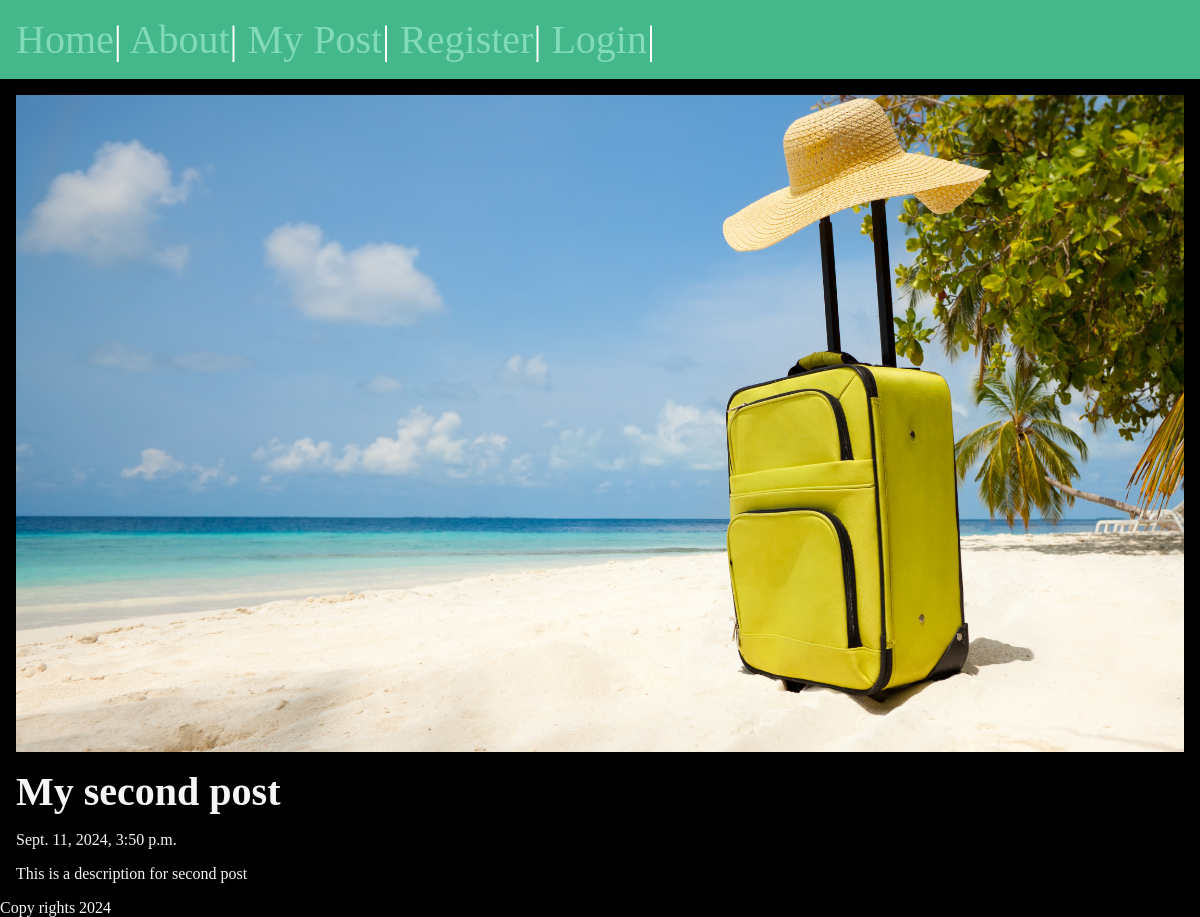
/posts/second-post, run on an earlier commit of the app's database.
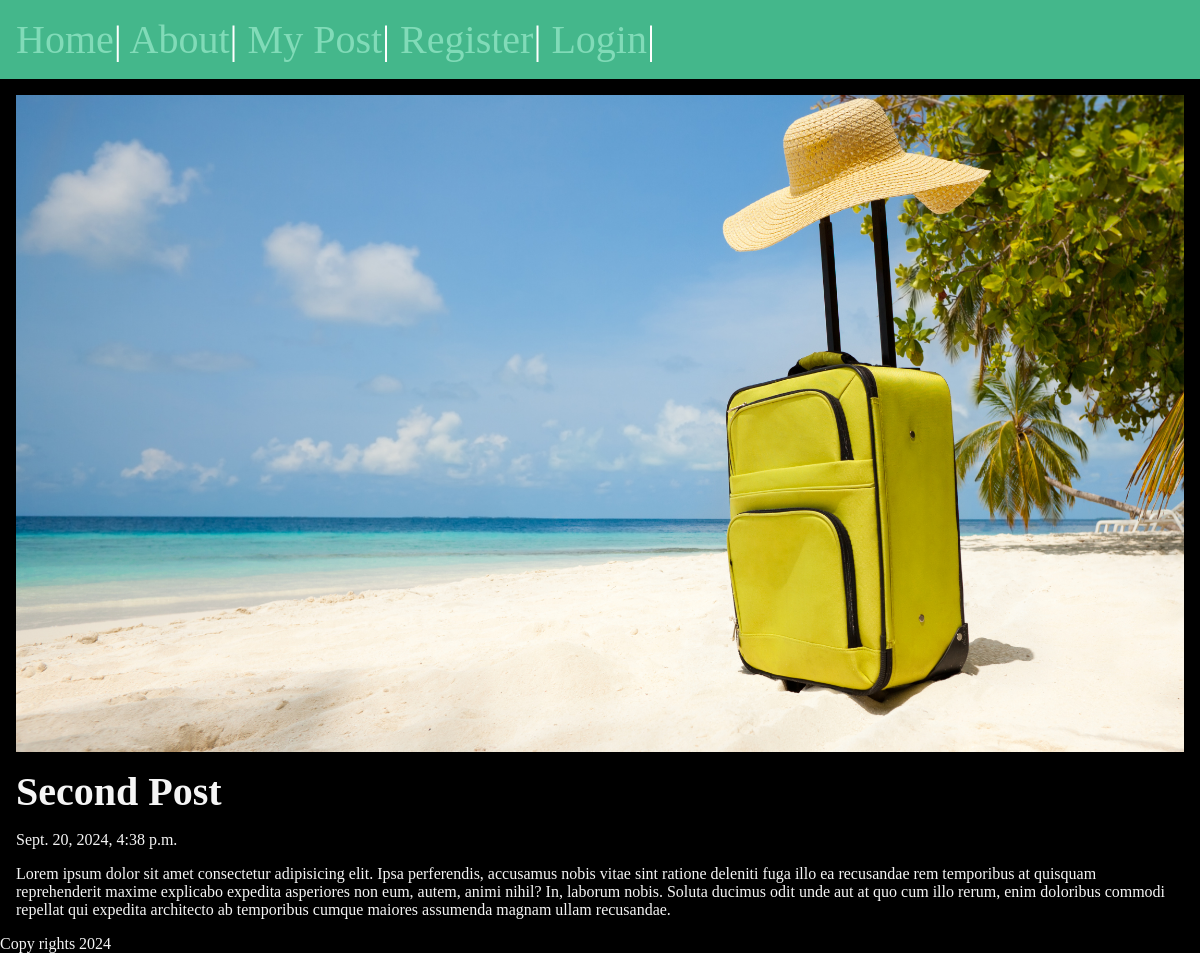
And on a later commit of the database.
### posts/models.py (models this page shows, shortened)
class Post(models.Model):
    title = models.CharField(max_length=80)
    body = models.TextField()
    slug = models.SlugField()
    date = models.DateTimeField(auto_now_add=True)
    banner = models.ImageField(default="", blank=True)
    author = models.ForeignKey(User, on_delete=models.CASCADE, default=None)

### posts/views.py (the view)
# urls.py: path("<slug:slug>", views.post_page, name="page"),
def post_page(request, slug):
    post = Post.objects.get(slug=slug)
    return render(request, "posts/post_page.html", {"post": post})

### posts/templates/posts/post_page.html (shortened to what this page needs)
{% extends "layout.html" %}
{% block content %}
  <section>
    <img class='postimage'  src="{{post.banner.url}}" alt="{{ post.title }}">
    <h1>{{ post.title }}</h1>
    <p>{{ post.date }}</p>
    <p>{{ post.body }}</p>
  </section>
{% endblock content %}

### templates/layout.html (shortened to what this page needs)
<!DOCTYPE html>
{% load static %}
<html lang="en">
  <head>
    <link rel="stylesheet" href="{% static 'css/style.css' %}" />
  </head>
  <body>
    <nav>
      <a href="/">Home</a>|
      <a href="/about">About</a>|
      <a href="{% url 'posts:list' %}">My Post</a>|
    {% if user.is_authenticated  %}
    <a href="{% url 'posts:new-post' %}">New Post</a>|
    <form method="POST" class="logout" action="{% url 'users:logout' %}">
    {% csrf_token %}
      <button class="logout-button" >Logout</button>
    </form>
    {% else %}
    <a href="{% url 'users:register' %}">Register</a>|
    <a href="{% url 'users:login' %}">Login</a>|
    {% endif %}
    </nav>
    <main>{% block content %} {% endblock %}</main>
    <footer>
      <p>Copy rights 2024</p>
    </footer>
  </body>
</html>

### static/css/style.css (style rules this page uses)
* { margin: 0; padding: 0; box-sizing: border-box; }
body { min-height: 100vh; background-color: black; color: whitesmoke; font-size: 3rem; }
nav { padding: 1rem; background-color: #44B78B; color: white; font-size: 2.5rem; }
main { padding: 1rem; }
section { display: flex; flex-flow: column; gap: 1rem; }
h1, h2 { font-size: 2.5rem; }
p { font-size: 1rem; }
a { text-decoration: none; color: #81dbb8; }

What changed in the data, as far as the page shows it:
changed Post: title "My second post" → "Second Post"; date "Sept. 11, 2024, 3:50 p.m." → "Sept. 20, 2024, 4:38 p.m."; body "This is a description for second post" → "Lorem ipsum dolor sit amet consectetur adipisicing elit. Ipsa perferendis, accusamus nobis vitae sint ratione deleniti fuga illo ea recusandae rem temporibus at quisquam reprehenderit maxime explicabo expedita asperiores non eum, autem, animi nihil? In, laborum nobis. Soluta ducimus odit unde aut at quo cum illo rerum, enim doloribus commodi repellat qui expedita architecto ab temporibus cumque maiores assumenda magnam ullam recusandae."
